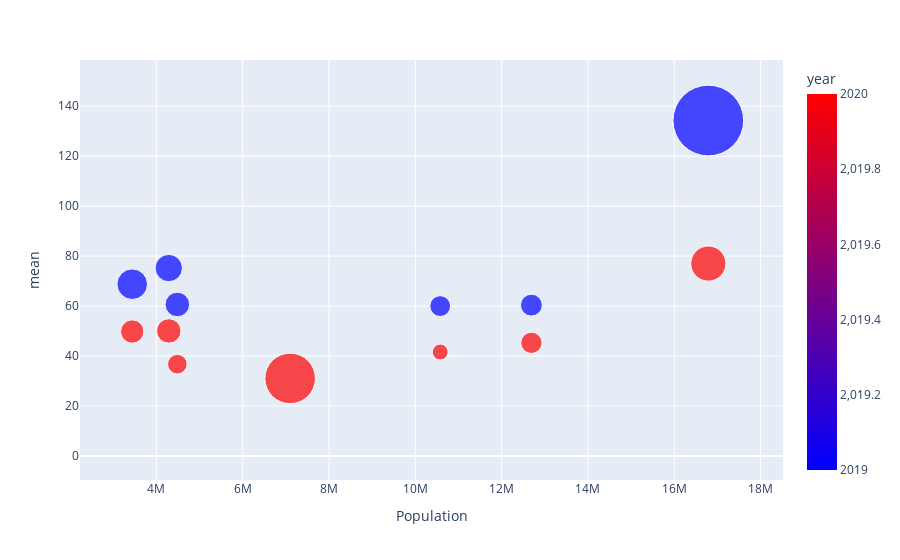

The notebook cell saved with this chart:
### Code cell
fig=px.scatter(popgdp,x='Population',y='mean',color='year',size='var',hover_name='City',size_max=50,color_continuous_scale=px.colors.sequential.Bluered)
fig.show()

### Figure 1 — Plotly figure (JSON) as saved in the notebook; plotly's stock layout.template omitted (floating-point values rounded to 4 significant figures)
{"data": [{"hovertemplate": "<b>%{hovertext}</b><br><br>Population=%{x}<br>mean=%{y}<br>var=%{marker.size}<br>year=%{marker.color}<extra></extra>", "hovertext": ["Mumbai", "Kolkata", "Bengaluru", "Chennai", "Hyderabad", "Visakhapatnam", "Delhi", "Mumbai", "Kolkata", "Bengaluru", "Chennai", "Hyderabad", "Visakhapatnam", "Delhi"], "legendgroup": "", "marker": {"color": [2019, 2019, 2019, 2019, 2019, 2019, 2019, 2020, 2020, 2020, 2020, 2020, 2020, 2020], "coloraxis": "coloraxis", "size": [207.1, 262.2, 189.0, 0, 405.9, 324.4, 2171.0, 195.9, 166.6, 110.4, 1108.0, 236.2, 259.9, 535.9], "sizemode": "area", "sizeref": 0.8682, "symbol": "circle"}, "mode": "markers", "name": "", "orientation": "v", "showlegend": false, "type": "scatter", "x": ["12689047", "4486679", "10,576,167", "7,100,000", "3,441,992", "4,288,113", "16,787,941", "12689047", "4486679", "10,576,167", "7,100,000", "3,441,992", "4,288,113", "16,787,941"], "xaxis": "x", "y": [60.39, 60.66, 60.01, 0, 68.77, 75.23, 134.3, 45.29, 36.76, 41.62, 31.06, 49.83, 50.06, 77.02], "yaxis": "y"}], "layout": {"coloraxis": {"colorbar": {"title": {"text": "year"}}, "colorscale": [[0, "rgb(0,0,255)"], [1, "rgb(255,0,0)"]]}, "legend": {"itemsizing": "constant", "tracegroupgap": 0}, "margin": {"t": 60}, "xaxis": {"anchor": "y", "domain": [0, 1], "title": {"text": "Population"}}, "yaxis": {"anchor": "x", "domain": [0, 1], "title": {"text": "mean"}}}}
